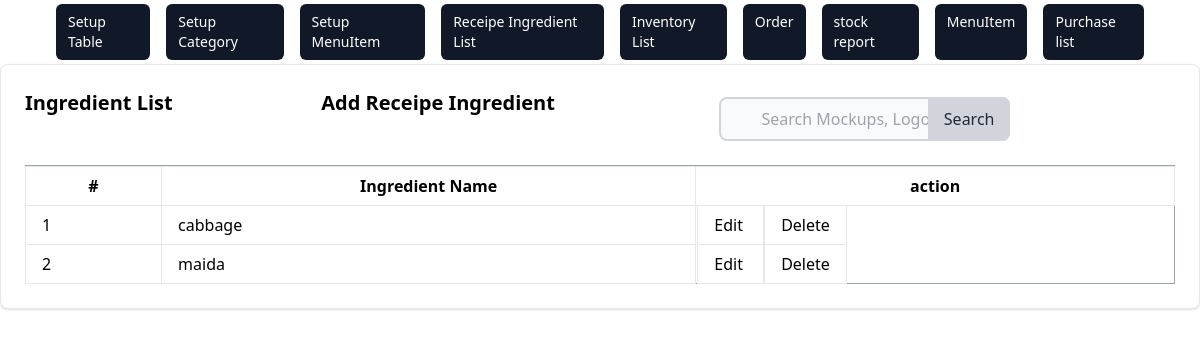
Before: /menu/ingredient/list/ with the older database file.
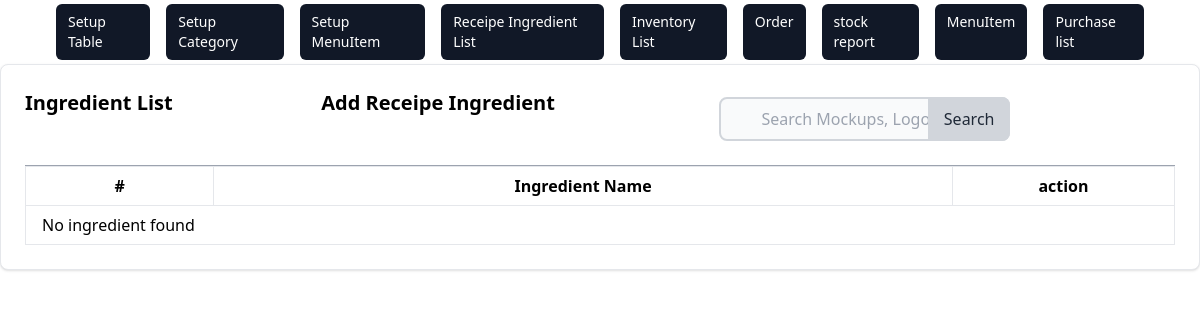
After: the same page with the newer database file.
### menu/models.py (models this page shows, shortened)
class Ingredient(models.Model):
    name = models.CharField(max_length=50)

### menu/views.py (the view)
# urls.py: path('ingredient/list/', views.IngredientListView.as_view(),
class IngredientListView(ListView):
    model = Ingredient
    template_name = 'menu/ingredient/ingredient_list.html'
    success_url = reverse_lazy('menu:ingredient_list')

### menu/templates/menu/ingredient/ingredient_list.html (shortened to what this page needs)
{% extends 'inventory/base.html' %} {% block content %}
<div class="card max-w-80%  p-6 bg-white border border-gray-200 rounded-lg shadow dark:bg-gray-800 dark:border-gray-400">
  <div class="row">
    <div class="flex ingredients-center justify-between">
        <h5 class="text-xl font-semibold">Ingredient  List</h5>
        <a href="{% url 'menu:ingredient_create' %}" class="text-xl font-semibold text-grey-200 hover:underline hover:text-blue-00 ml-auto">
         <h5>  Add Receipe Ingredient</h5>
        </a>
      <form method="get" action="{% url 'menu:ingredient_search' %}" class="max-w-md mx-auto px-4 py-2 justify-end">
        <div class="relative">
            <input
            type="search"
            id="default-search"
            name='q'
            class="block w-full pl-10 pr-4 py-2 rounded-lg border-2 border-gray-300 bg-gray-50 focus:ring-blue-500 focus:border-blue-500"
            placeholder="Search Mockups, Logos..."
            required
          />
          <button
            type="submit"
            class="absolute inset-y-0 right-0 px-4 py-2 bg-gray-300 text-gray-800 rounded-r-lg hover:bg-gray-400 focus:outline-none focus:bg-gray-400"
          >
            Search
          </button>
        </div>
      </form>
    </div>
      <div class="card-body">
        <table class="table-auto w-full border-collapse border border-gray-400 table-bordered">
          <th class="px-1 py-0">
            <tr>
              <th class="px-4 py-2 border px-4 py-2" >#</th>
              <th class="px-4 py-2  border px-4 py-2 ">Ingredient Name</th>
              <th col="3" class="px-0 py-0  border ">action</th>
            </tr>
          </th>
          <tbody>
            {% if object_list %} {% for ingredient in object_list %}
            <tr>
              <td class="border px-4 py-2">{{ ingredient.id}}</td>
              <td class="border px-4 py-2">{{ ingredient.name }}</td>
              <td>
                <a  class="border px-4 py-2"  href="{% url 'menu:ingredient_update' ingredient.id  %}"> Edit </a>
                <a  class="border px-4 py-2" href="{% url 'menu:ingredient_delete' ingredient.id %}" > Delete </a>
              </td>
            </tr>
          {% endfor %}
          {% else %}
            <tr><td colspan="8" class="border px-4 py-2">No ingredient found</td></tr>
          {% endif %}
          </tbody>
        </table>
      </div>
    </div>
  </div>
  </div>
{% endblock %}

Changed rows visible on the page:
removed Ingredient: id "1", name "cabbage"
removed Ingredient: id "2", name "maida"
Other visible differences:
text now shown: "No ingredient found"
